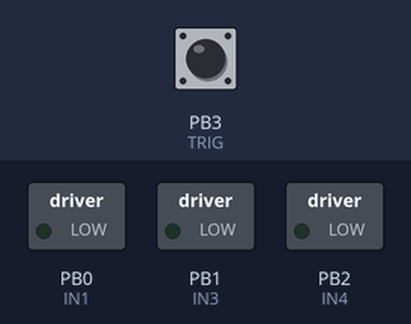
A sketch run on a simulated ATtiny85, built with avr-gcc and run on an emulated ATtiny85. Parts: switched loads named in the sketch (green lamp = pin HIGH). Inputs (shaded band) come from the test bench; at power-on: PB3 (TRIG) HIGH.

Above: at 1.2 s.
1.3 s: PB3 (TRIG) pulled LOW for 0.15 s
At 2.8 s:
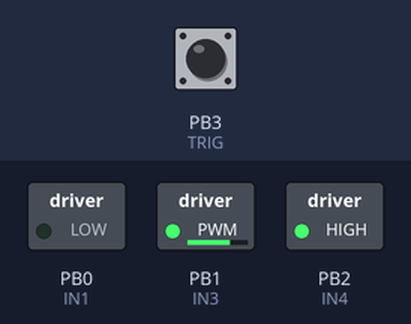
At 6.2 s:
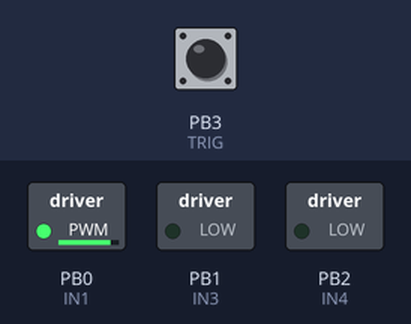
Timing chart, 0 to 15.4 s (numbered marks = the images above; inputs shaded):
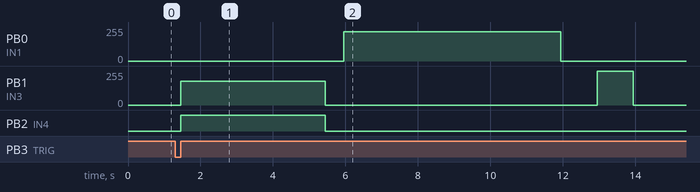

Measured:
- after the input at 1.3 s, PB0 (IN1): 0/255 → 220/255 after 4.7 s, → 0/255 6.0 s later; PB1 (IN3): 0/255 → 180/255 after 0.15 s, → 0/255 4.0 s later, → 255/255 7.5 s later, → 0/255 1.0 s later; PB2 (IN4): LOW → HIGH after 0.15 s, → LOW 4.0 s later

The sketch:

Strirrer.ino
```cpp
// Nottinghack Barbot Stirrer
// ATtiny85 at 8MHz
// Reset input used to trigger start
// V0.1 - initial version
// V0.2 - removed "shake", speeded up move down
// V0.3 - now uses TRIG input to start

// L298N dual H bridge inputs
// IN2 is connect to GND
#define IN1 0   // PWM
#define IN3 1   // PWM
#define IN4 2   // digital output

#define TRIG 3  // trigger input

#define TRIG_TIME 5  // trigger active low time

void setup()
{
  pinMode(IN4,OUTPUT);
  pinMode(TRIG,INPUT_PULLUP);

  digitalWrite(IN4,LOW);
  analogWrite(IN1,0);
  analogWrite(IN3,0);
}

void loop()
{
  long end_time;

  while(digitalRead(TRIG));

  end_time=millis()+TRIG_TIME;

  while(!digitalRead(TRIG));

  if(millis()>end_time)
  {
    // move down slowly
    digitalWrite(IN4,HIGH);
    analogWrite(IN3,180);
    delay(4000);

    // motor off
    digitalWrite(IN4,LOW);
    analogWrite(IN3,0);
    delay(500);

    // stir
    analogWrite(IN1,220);
    delay(6000);

    // stir off
    analogWrite(IN1,0);
    delay(1000);

    //  // move up slowly
    //  digitalWrite(IN4,LOW);
    //  analogWrite(IN3,80);
    //  delay(500);
    //
    //  // motor off
    //  digitalWrite(IN4,LOW);
    //  analogWrite(IN3,0);
    //
    //  // stir
    //  analogWrite(IN1,220);
    //  delay(200);
    //
    //  // stir off
    //  analogWrite(IN1,0);
    //  delay(200);

    // move up fast
    digitalWrite(IN4,LOW);
    analogWrite(IN3,255);
    delay(1000);

    // motor off
    digitalWrite(IN4,LOW);
    analogWrite(IN3,0);
  }
}
```
